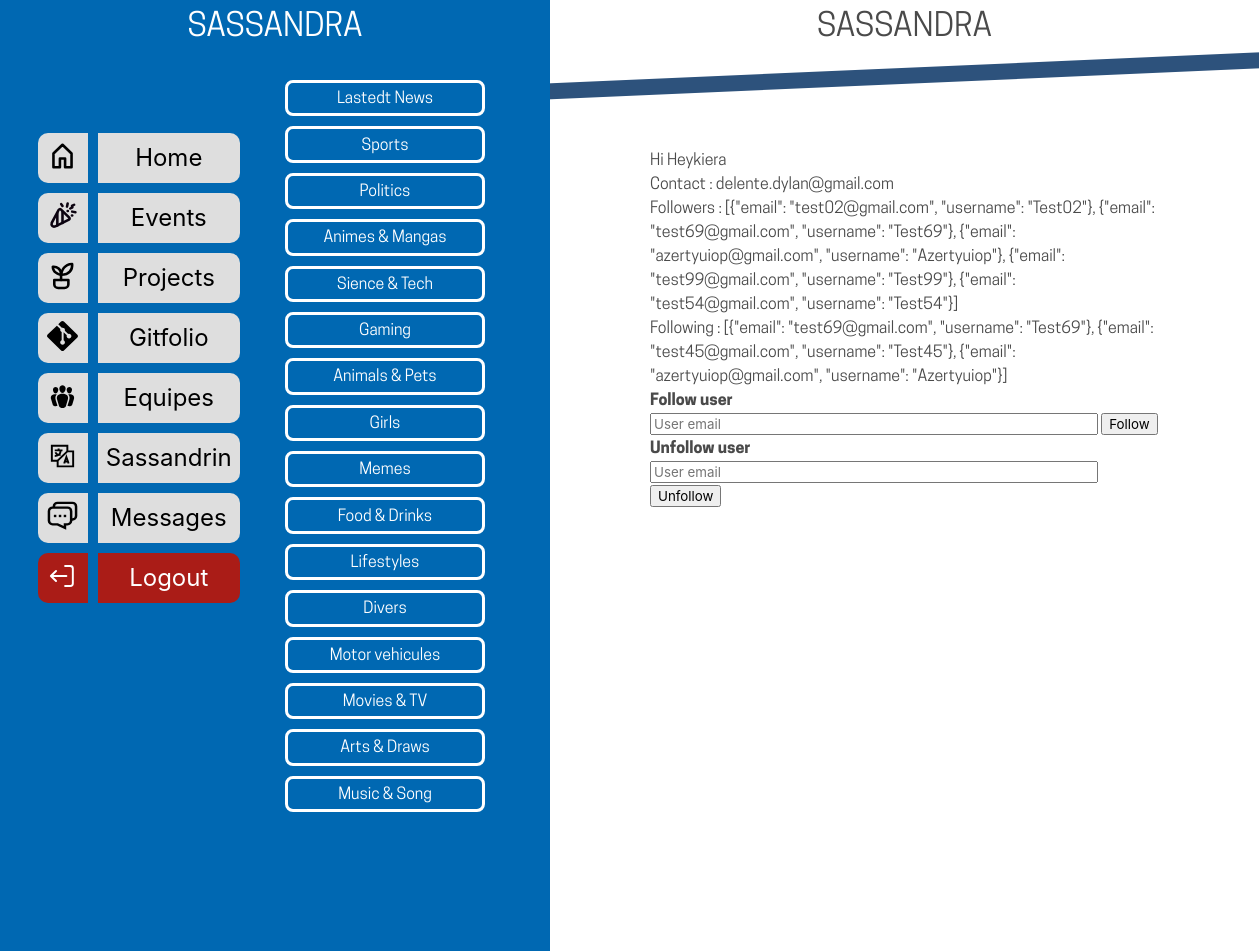
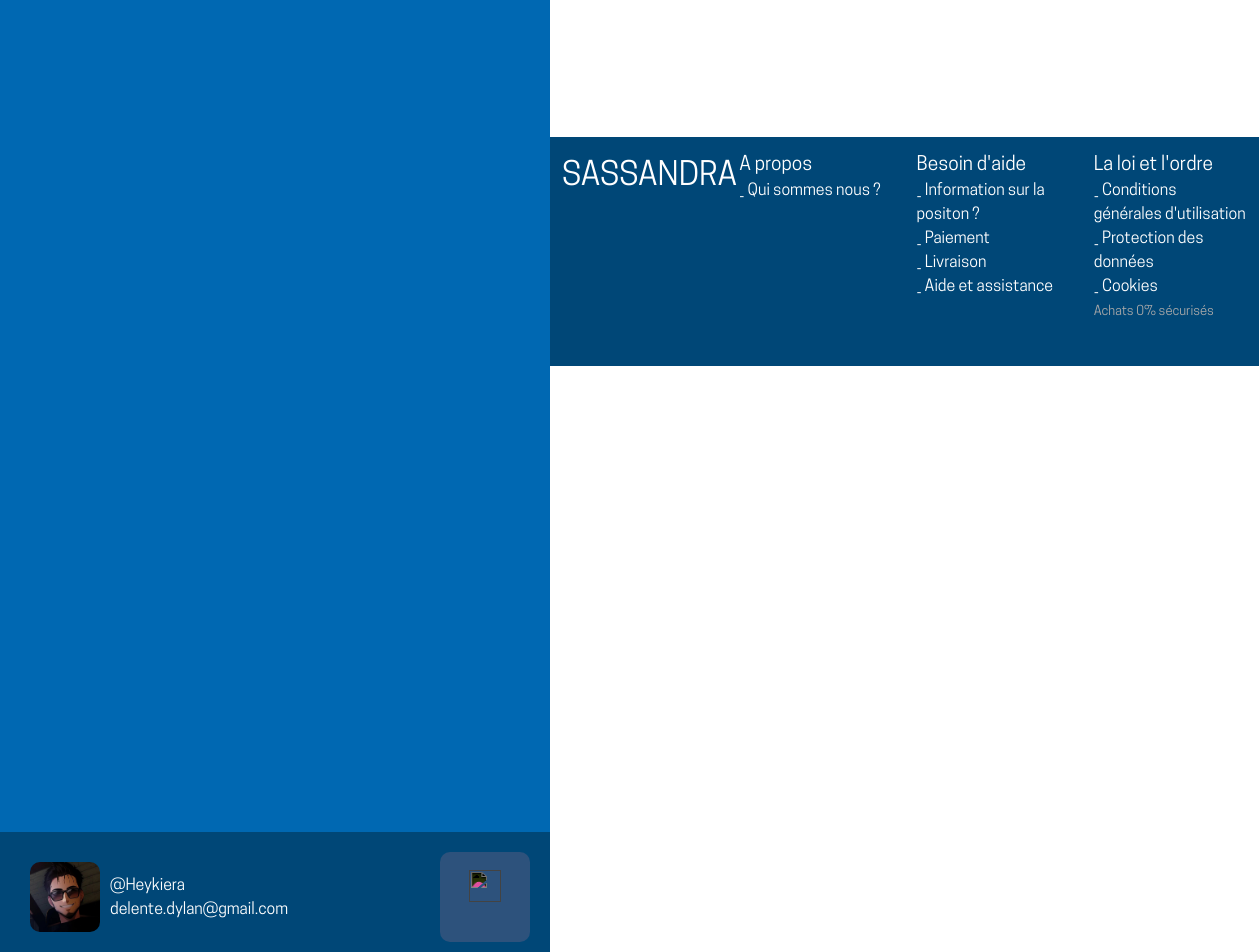
/home (signed in), run on the app's committed database (2 pictures, top to bottom).
### app.py (models this page shows, shortened)
class User(db.Model, UserMixin):
    id = db.Column(db.Integer, primary_key=True, default=lambda: random.randint(10000000, 99999999))
    username = db.Column(db.String(80), unique=True, nullable=False)
    email = db.Column(db.String(120), unique=True, nullable=False)
    password = db.Column(db.String(120), nullable=False)
    profile_image = db.Column(db.String(120), nullable=True)
    following = db.Column(db.JSON)
    followers = db.Column(db.JSON)

### app.py (the view)
@app.route('/home')
@login_required
def home():
    return render_template('home.html')

### app.py (called while the page is built)
@login_manager.user_loader
def load_user(user_id):
    return User.query.get(int(user_id))

### templates/home.html (shortened to what this page needs)
<!DOCTYPE html>
<html lang="fr">
    <head>
        <link rel="stylesheet" href="../static/css/bulma.min.css">
        <link rel="stylesheet" href="../static/css/style2.css">
    </head>
    <body>
        <aside>
            <header>
                <h1>SASSANDRA</h1>
            </header>
            <nav class="nav-list" id="nav">
                <li>
                    <button class="icon" onclick= "window.location.href='{{ url_for('home') }}';"><img src="../static/img/svg/home.svg" alt=""></button>
                    <button class="btn selector active">Home</button>
                    <ul class="hide">
                        <li><label><input type="checkbox"><span>Lastedt News</span></label></li>
                        <li><label><input type="checkbox"><span>Sports</span></label></li>
                        <li><label><input type="checkbox"><span>Politics</span></label></li>
                        <li><label><input type="checkbox"><span>Animes & Mangas</span></label></li>
                        <li><label><input type="checkbox"><span>Sience & Tech</span></label></li>
                        <li><label><input type="checkbox"><span>Gaming</span></label></li>
                        <li><label><input type="checkbox"><span>Animals & Pets</span></label></li>
                        <li><label><input type="checkbox"><span>Girls</span></label></li>
                        <li><label><input type="checkbox"><span>Memes</span></label></li>
                        <li><label><input type="checkbox"><span>Food & Drinks</span></label></li>
                        <li><label><input type="checkbox"><span>Lifestyles</span></label></li>
                        <li><label><input type="checkbox"><span>Divers</span></label></li>
                        <li><label><input type="checkbox"><span>Motor vehicules</span></label></li>
                        <li><label><input type="checkbox"><span>Movies & TV</span></label></li>
                        <li><label><input type="checkbox"><span>Arts & Draws</span></label></li>
                        <li><label><input type="checkbox"><span>Music & Song</span></label></li>
                    </ul>
                </li>
                <li>
                    <button class="icon" onclick= "window.location.href='{{ url_for( 'events' ) }}';"><img src="../static/img/svg/events.svg" alt=""></button>
                    <button class="btn selector">Events</button>
                </li>
                <li>
                    <button class="icon" onclick= "window.location.href='{{ url_for( 'projects' ) }}';"><img src="../static/img/svg/projects.svg" alt=""></button>
                    <button class="btn selector">Projects</button>
                </li>
                <li>
                    <button class="icon" onclick= "window.location.href='{{ url_for( 'gitfolio' ) }}';"><img src="../static/img/svg/git.svg" alt=""></button>
                    <button class="btn selector">Gitfolio</button>
                </li>
                <li>
                    <button class="icon" onclick= "window.location.href='{{ url_for( 'groups' ) }}';"><img src="../static/img/svg/groups.svg" alt=""></button>
                    <button class="btn selector">Equipes</button>
                </li>
                <li>
                    <button class="icon" onclick= "window.location.href='{{ url_for( 'sassandrin' ) }}';"><img src="../static/img/svg/language.svg" alt=""></button>
                    <button class="btn selector">Sassandrin</button>
                </li>
                <li>
                    <button class="icon" onclick= "window.location.href='{{ url_for( 'messages' ) }}';"><img src="../static/img/svg/messages.svg" alt=""></button>
                    <button class="btn selector">Messages</button>
                </li>
                <li>
                    <button class="icon logout" onclick= "window.location.href='{{ url_for( 'logout' ) }}';"><img src="../static/img/svg/logout.svg" alt=""></button>
                    <button class="btn selector logout" onclick= "window.location.href='{{ url_for( 'logout' ) }}';">Logout</button>
                </li>
            </nav>
            <footer>
                <div class="user-info" onclick= "window.location.href='{{ url_for( 'profile' ) }}';">
                <img src="{{ url_for('static', filename='uploads/' + current_user.profile_image) }}" alt="User Picture">
                    <div class="user-details">
                        <h3 class="username">@{{ current_user.username }}</h3>
                        <p class="user-email">{{ current_user.email }}</p>
                    </div>
                </div >
                <div class="settings" onclick= "window.location.href='{{ url_for( 'settings' ) }}';">
                    <img src="../static/img/svg/settings-gear.svg" alt="">
                </div>
            </footer>
        </aside>
        <section>
            <header>
                <h1>SASSANDRA</h1>
            </header>
            <div class="container">
                <div class="post">
                    {% if current_user.is_authenticated %}
                        <p>Hi {{ current_user.username }}</p>
                        <p>Contact : {{ current_user.email }}</p>
                        <p>Followers : {{ current_user.followers }}</p>
                        <p>Following : {{ current_user.following }}</p>
                    {% endif %}
                    <form id="follow-user" action="/follow" method="post">
                        <div class="follow">
                            <label for="follow-email"><b>Follow user</b></label>
                            <input type="text" placeholder="User email" name="follow-email" size="45" required>
                            <button type="submit">Follow</button>
                        </div>
                    </form>
                    <form id="unfollow-user" action="/unfollow" method="post">
                        <div class="follow">
                            <label for="unfollow-email"><b>Unfollow user</b></label>
                            <input type="text" placeholder="User email" name="unfollow-email" size="45" required>
                            <button type="submit">Unfollow</button>
                        </div>
                    </form>
                    <br><br><br><br><br><br><br><br><br><br>
                    <br><br><br><br><br><br><br><br><br><br>
                </div>
            </div>
            <footer>
                <div class="column">
                    <h1 style="font-size: xx-large;">SASSANDRA</h1>
                </div>
                <div class="column">
                    <h2 style="font-size: larger;">A propos</h2>
                    <p>_ Qui sommes nous ?</p>
                </div>
                <div class="column">
                    <h2 style="font-size: larger;">Besoin d'aide</h2>
                    <p>_ Information sur la positon ?</p>
                    <p>_ Paiement</p>
                    <p>_ Livraison</p>
                    <p>_ Aide et assistance</p>
                </div>
                <div class="column">
                    <h2 style="font-size: larger;">La loi et l'ordre</h2>
                    <p>_ Conditions générales d'utilisation</p>
                    <p>_ Protection des données</p>
                    <p>_ Cookies</p>
                    <span style="color: darkgray; font-size: small;">Achats 0% sécurisés</span>
                </div>
            </footer>
        </section>
    </body>
</html>

### static/css/style2.css (style rules this page uses)
:root { --gouttiere: 2.5rem; --login-input: #00693E; --sidebar-backgroud: #0068b2; --sidebar-profile: #004777; --sidebar-color: #fff; --sidebar-input: #dedede; --sidebar-title: #AA1C17; --sidebar-span: #D8D8D8; --sidebar-svg: brightness(0) saturate(100%) invert(92%) sepia(0%) saturate(7492%) hue-rotate(68deg) brightness(110%) contrast(100%); --sidebar-svg-hover:brightness(0) saturate(100%) invert(92%) sepia(0%) saturate(7492%) hue-rotate(68deg) brightness(110%) contrast(100%); --section-background: #f9f7ed; --section-color: #262626; --section-input: #ffffff; --section-title: #2D527C; --section-svg: filter: brightness(0) saturate(100%) invert(91%) sepia(12%) saturate(3777%) hue-rotate(186deg) brightness(111%) contrast(104%); --section-svg-hover: brightness(0) saturate(100%) invert(30%) sepia(25%) saturate(1116%) hue-rotate(171deg) brightness(92%) contrast(93%); }
* { font-family: 'Texte'; }
aside { background-color: var(--sidebar-backgroud); position: fixed; color: var(--sidebar-color); width: 550px; height: 100%; left: 0; padding: 0; margin: 0; overflow-x:hidden; }
aside header { background-color: var(--sidebar-backgroud); height: 5%; font-size: xx-large; text-align: center; align-items: center; justify-content: center; }
aside nav { background-color: var(--sidebar-backgroud); height: calc(100%); overflow-x: hidden; }
aside footer { background-color: var(--sidebar-profile); color: var(--sidebar-color); position: sticky; height: 120px; width: 100%; bottom: 0%; left: 0%; padding: 20px; }
aside footer > * { align-items: center; justify-content: center; display:inline-block; vertical-align:middle; }
section { width: calc(100% - 550px); position: relative; float: right; }
section header { padding: 0; font-size: xx-large; text-align: center; align-items: center; }
section header::after { content: ''; display: block; position: absolute; left: -1rem; z-index: -1; width: 110%; height: 10em; background-color: inherit; top: 0.2rem; transform: translateY(20%) skewY(-2.5deg); border-top: 1rem solid var(--section-title); }
section footer { background-color: var(--sidebar-profile); width: 100%; display: table; color: var(--sidebar-color); padding-bottom: 2rem; }
.user-info { width: calc(100% - 110px); margin-right: 10px; color: var(--sidebar-color); text-align: left; display: inline-flex; justify-content: start; }
.user-info img { height: 70px; width: 70px; margin: 10px; border-radius: 10px; object-fit: cover; }
.settings { background-color: var(--section-title); float: right; width: 90px; height: 90px; border-radius: 10px; text-align: center; justify-content: center; }
.settings img { width: 60%; height: 60%; transition: transform 0.2s ease-in; filter: saturate(100%) invert(100%) sepia(0%) hue-rotate(35deg) brightness(107%) contrast(101%); margin: 20%; }
.nav-list { padding: 5% }
.nav-list > li { list-style: none; margin: 10px; display: flex; }
.icon { display: inline-block; width: 50px; height: 50px; border: none; border-top-left-radius: 10px; border-bottom-left-radius: 10px; cursor: pointer; background-color: var(--sidebar-input); margin-right: 10px; }
.icon img { padding: 10%; }
.btn { display: inline-block; width: 30%; height: 50px; font-size: x-large; border: none; border-top-right-radius: 10px; border-bottom-right-radius: 10px; cursor: pointer; background-color: var(--sidebar-input); }
.hide { position: absolute; left: 50%; top: 70px; display: none; color: var(--section-input); width: 40%; }
.active + .hide { display: block; }
.hide span { display: block; text-align: center; padding: 0.2rem; font-size: 1rem; border: solid 0.2rem var(--section-input); border-radius: 0.5rem; cursor: pointer; margin: 10px; }
.logout { background-color: var(--sidebar-title); color: var(--sidebar-color); }
.logout img { filter: brightness(0) saturate(100%) invert(99%) sepia(87%) saturate(45%) hue-rotate(264deg) brightness(119%) contrast(100%); }
.column { float: left; width: 25%; }
.container { margin: 100px; }

### data on the page
User: profile_image (picture), username "Heykiera", email "delente.dylan@gmail.com", followers "[{\"email\": \"test02@gmail.com\", \"username\": \"Test02\"}, {\"email\": \"test69@gmail.com\", \"username\": \"Test69\"}, {\"email\": \"azertyuiop@gmail.com\", \"username\": \"Azertyuiop\"}, {\"email\": \"test99@gmail.com\", \"username\": \"Test99\"}, {\"email\": \"test54@gmail.com\", \"username\": \"Test54\"}]", following "[{\"email\": \"test69@gmail.com\", \"username\": \"Test69\"}, {\"email\": \"test45@gmail.com\", \"username\": \"Test45\"}, {\"email\": \"azertyuiop@gmail.com\", \"username\": \"Azertyuiop\"}]"
